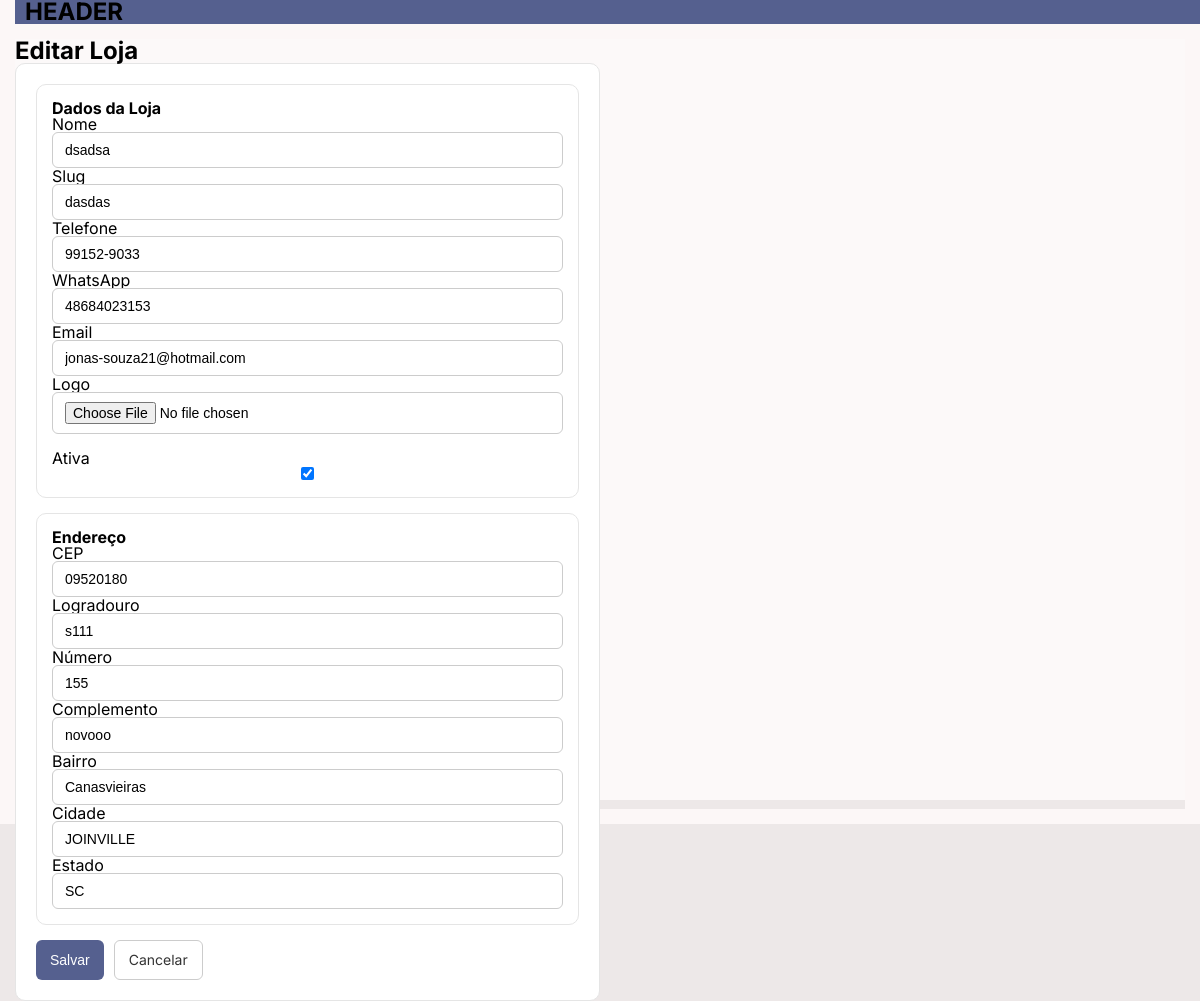
Screenshot of /lojas/1/editar/ with the database file from the repository.
### Lojas/models.py (models this page shows, shortened)
class Loja(models.Model):
    nome = models.CharField(
        max_length=150,
        verbose_name="Nome"
    )
    slug = models.SlugField(
        unique=True,
        verbose_name="Slug"
    )
    logo = models.ImageField(
        upload_to="lojas/logos/",
        blank=True,
        null=True,
        verbose_name="Logo"
    )
    telefone = models.CharField(
        max_length=20,
        blank=True
    )
    whatsapp = models.CharField(
        max_length=20,
        blank=True
    )
    email = models.EmailField(
        blank=True
    )
    endereco = models.OneToOneField(
        Endereco,
        on_delete=models.CASCADE,
        related_name="loja",null=True
    )
    ativa = models.BooleanField(
        default=True
    )
    criado_em = models.DateTimeField(
        auto_now_add=True
    )
    atualizado_em = models.DateTimeField(
        auto_now=True
    )
    class Meta:
        ordering = ["nome"]
        verbose_name = "Loja"
        verbose_name_plural = "Lojas"

class Endereco(models.Model):
    cep = models.CharField(max_length=9)
    logradouro = models.CharField(max_length=150)
    numero = models.CharField(max_length=20)
    complemento = models.CharField(
        max_length=100,
        blank=True
    )
    bairro = models.CharField(max_length=100)
    cidade = models.CharField(max_length=100)
    estado = models.CharField(max_length=2)
    class Meta:
        verbose_name = "Endereço"
        verbose_name_plural = "Endereços"

### Lojas/views/Lojas/index.py (the view)
# urls.py: path("<int:pk>/editar/", views.editar_loja, name="editar"),
def editar_loja(request, pk):
    loja = get_object_or_404(Loja, pk=pk)
    if request.method == "POST":
        form = LojaForm(request.POST, request.FILES, instance=loja)
        endereco_form = EnderecoForm(
            request.POST,
            instance=loja.endereco
        )
        if form.is_valid() and endereco_form.is_valid():
            endereco_form.save()
            form.save()
            return redirect("lojas:lista")
    else:
        form = LojaForm(instance=loja)
        endereco_form = EnderecoForm(instance=loja.endereco)
    context = {
        "form": form,
        "endereco_form": endereco_form,
        "object": loja,   # mantém compatibilidade com seu template
    }
    return render(request, "lojas/new_shop.html", context)

### Lojas/forms.py (shortened to what this page needs)
class LojaForm(forms.ModelForm):
    class Meta:
        model = Loja
        fields = [
            "nome",
            "slug",
            "logo",
            "telefone",
            "whatsapp",
            "email",
            "ativa",
        ]
        widgets = {
            "nome": forms.TextInput(attrs={
                "class": "form-control",
                "placeholder": "Nome da loja"
            }),
            "slug": forms.TextInput(attrs={
                "class": "form-control",
                "placeholder": "url-da-loja"
            }),
            "telefone": forms.TextInput(attrs={
                "class": "form-control"
            }),
            "whatsapp": forms.TextInput(attrs={
                "class": "form-control"
            }),
            "email": forms.EmailInput(attrs={
                "class": "form-control"
            }),
            "ativa": forms.CheckboxInput(),
        }

class EnderecoForm(forms.ModelForm):
    class Meta:
        model = Endereco
        fields = [
            "cep",
            "logradouro",
            "numero",
            "complemento",
            "bairro",
            "cidade",
            "estado",
        ]
        widgets = {
            "cep": forms.TextInput(attrs={"class": "form-control"}),
            "logradouro": forms.TextInput(attrs={"class": "form-control"}),
            "numero": forms.TextInput(attrs={"class": "form-control"}),
            "complemento": forms.TextInput(attrs={"class": "form-control"}),
            "bairro": forms.TextInput(attrs={"class": "form-control"}),
            "cidade": forms.TextInput(attrs={"class": "form-control"}),
            "estado": forms.TextInput(attrs={"class": "form-control"}),
        }

### Lojas/templates/Lojas/new_shop.html (shortened to what this page needs)
{% extends "templates/base.html" %}
{% load static %}
{% block content %}
<div class="container mt-4">
    <h2>
        {% if object %}
            Editar Loja
        {% else %}
            Nova Loja
        {% endif %}
    </h2>
    <form method="POST" enctype="multipart/form-data">
        <div class="card mt-3">
            <div class="card-header">
                <strong>Dados da Loja</strong>
            </div>
            <div class="card-body">
                <div class="row">
                    <div class="col-md-6">
                        <label>Nome</label>
                        {{ form.nome }}
                    </div>
                    <div class="col-md-6">
                        <label>Slug</label>
                        {{ form.slug }}
                    </div>
                    <div class="col-md-6 mt-2">
                        <label>Telefone</label>
                        {{ form.telefone }}
                    </div>
                    <div class="col-md-6 mt-2">
                        <label>WhatsApp</label>
                        {{ form.whatsapp }}
                    </div>
                    <div class="col-md-6 mt-2">
                        <label>Email</label>
                        {{ form.email }}
                    </div>
                    <div class="col-md-6 mt-2">
                        <label>Logo</label>
                        {{ form.logo }}
                    </div>
                    <br>
                    <div class="col-md-12 mt-3">
                        <label>
                            Ativa
                            {{ form.ativa }}
                        </label>
                    </div>
                </div>
            </div>
        </div>
        <div class="card mt-4">
            <div class="card-header">
                <strong>Endereço</strong>
            </div>
            <div class="card-body">
                <div class="row">
                    <div class="col-md-4">
                        <label>CEP</label>
                        {{ endereco_form.cep }}
                    </div>
                    <div class="col-md-8">
                        <label>Logradouro</label>
                        {{ endereco_form.logradouro }}
                    </div>
                    <div class="col-md-3 mt-2">
                        <label>Número</label>
                        {{ endereco_form.numero }}
                    </div>
                    <div class="col-md-9 mt-2">
                        <label>Complemento</label>
                        {{ endereco_form.complemento }}
                    </div>
                    <div class="col-md-4 mt-2">
                        <label>Bairro</label>
                        {{ endereco_form.bairro }}
                    </div>
                    <div class="col-md-4 mt-2">
                        <label>Cidade</label>
                        {{ endereco_form.cidade }}
                    </div>
                    <div class="col-md-4 mt-2">
                        <label>Estado</label>
                        {{ endereco_form.estado }}
                    </div>
                </div>
            </div>
        </div>
        <div class="flex-buttons">
            <button type="submit" class="btn btn-success">
                Salvar
            </button>
            <a href="{% url 'lojas:lista' %}" class="btn btn-secondary btn-cancel">
                Cancelar
            </a>
        </div>
    </form>
</div>
{% endblock %}

### global/static/css/style.css (style rules this page uses)
* { margin: 0; padding: 0; box-sizing: border-box; }
body { line-height: 1; font-family: 'Inter', sans-serif; background: hsl(0, 12%, 92%); color: #000; }
a { color: #55608f; text-decoration: none; }
form { background: #fff; padding: 20px; border-radius: 10px; border: 1px solid #e5e5e5; }
input, select, textarea { width: 100%; padding: 9px 12px; font-size: 14px; border: 1px solid #ccc; border-radius: 6px; background: #fff; outline: none; transition: 0.2s; }
.btn-cancel { display: inline-flex; align-items: center; justify-content: center; margin-left: 10px; }
button, .btn { height: 40px; padding: 0 14px; font-size: 14px; border-radius: 6px; border: 1px solid #ccc; background: #fff; color: #333; cursor: pointer; transition: 0.2s; }
.btn-save, button[type="submit"] { background: #55608f; color: #fff; border: none; }
.card { background: #fff; border-radius: 10px; padding: 15px; border: 1px solid #e5e5e5; margin-bottom: 15px; }
.flex-buttons { display: flex; }

### rows the page displays
Loja: nome "dsadsa", slug "dasdas", telefone "99152-9033", whatsapp "48684023153", email "jonas-souza21@hotmail.com", ativa "☑"
Endereco: cep "09520180", logradouro "s111", numero "155", complemento "novooo", bairro "Canasvieiras", cidade "JOINVILLE", estado "SC"
